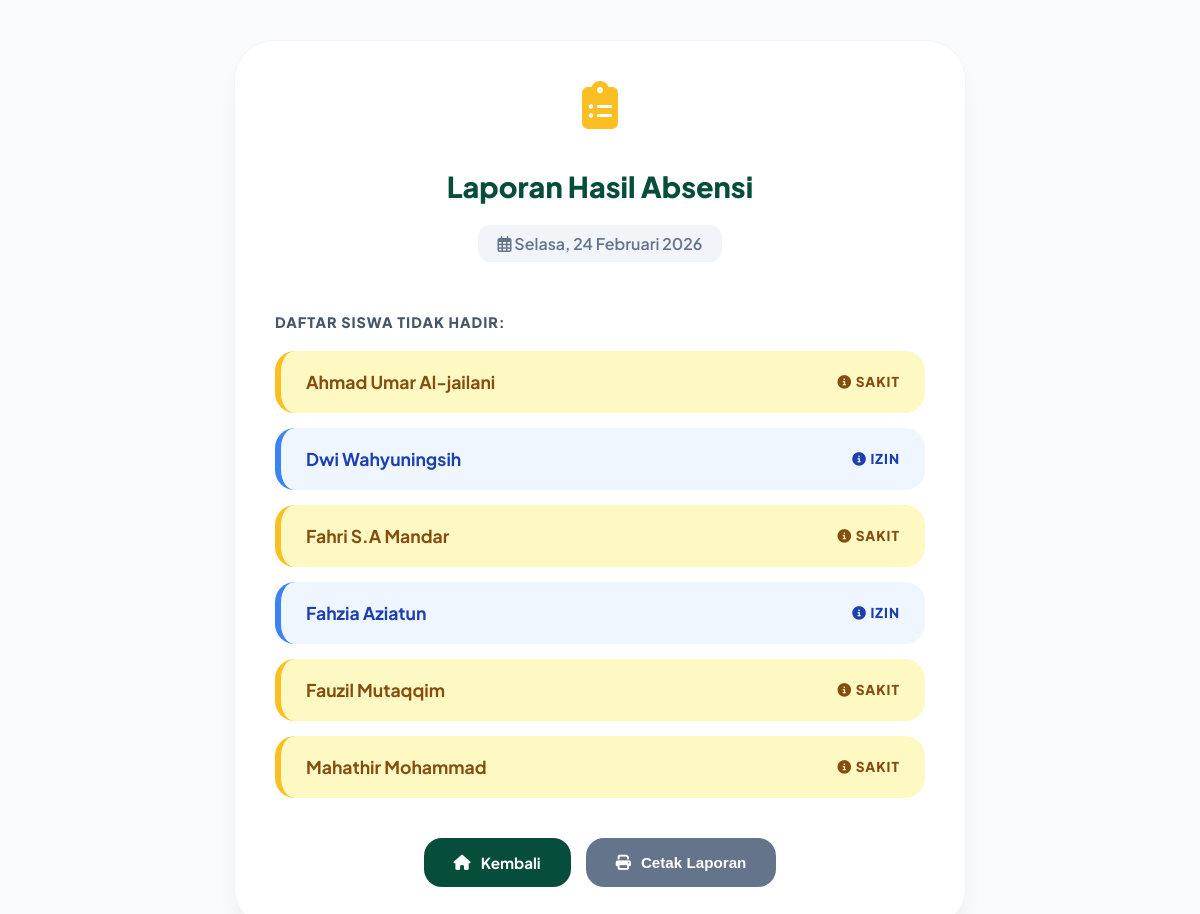
Page /db_absen/laporan_harian.php?tgl=2026-02-24 (signed in) on the committed database.
### tables this page shows
CREATE TABLE `absensi` (
  `id` int NOT NULL,
  `id_siswa` int NOT NULL,
  `id_walikelas` int DEFAULT NULL,
  `tanggal` date NOT NULL,
  `status` enum('hadir','sakit','izin','alfa') NOT NULL,
  `keterangan` text,
  `keterangan_waktu` varchar(100) DEFAULT NULL,
  `created_at` timestamp NULL DEFAULT CURRENT_TIMESTAMP
);

CREATE TABLE `siswas` (
  `id` int NOT NULL,
  `nama` varchar(100) NOT NULL,
  `kelas` varchar(10) DEFAULT NULL,
  `id_walikelas` int DEFAULT NULL,
  `jurusan` varchar(20) DEFAULT NULL,
  `nomor_kelas` varchar(5) DEFAULT NULL
);

### db_absen/laporan_harian.php (the view, shortened to what this page needs)
<?php
include 'koneksi.php';
$id_user = $_SESSION['id'] ?? $_SESSION['id_user'] ?? 0;
$tgl_pilih = isset($_GET['tgl']) ? $_GET['tgl'] : date('Y-m-d');
function tgl_indo($tanggal)
{
    $bulan = array(1 => 'Januari', 'Februari', 'Maret', 'April', 'Mei', 'Juni', 'Juli', 'Agustus', 'September', 'Oktober', 'November', 'Desember');
    $pecahkan = explode('-', $tanggal);
    $hari = date('D', strtotime($tanggal));
    $list_hari = array('Sun' => 'Minggu', 'Mon' => 'Senin', 'Tue' => 'Selasa', 'Wed' => 'Rabu', 'Thu' => 'Kamis', 'Fri' => 'Jumat', 'Sat' => 'Sabtu');
    return $list_hari[$hari] . ', ' . $pecahkan[2] . ' ' . $bulan[(int)$pecahkan[1]] . ' ' . $pecahkan[0];
}
$query = "SELECT s.nama, a.status
          FROM absensi a
          JOIN siswas s ON a.id_siswa = s.id
          WHERE a.id_walikelas = '$id_user'
          AND a.tanggal = '$tgl_pilih'
          AND a.status != 'hadir'";
$result = mysqli_query($conn, $query);
$jumlah_tidak_hadir = mysqli_num_rows($result);
$waktu_teks = tgl_indo($tgl_pilih);
?>
<!DOCTYPE html>
<html lang="id">
<head>
    <link rel="stylesheet" href="https://cdnjs.cloudflare.com/ajax/libs/font-awesome/6.4.0/css/all.min.css">
</head>
<body>
    <div class="container">
        <div class="header">
            <i class="fas fa-clipboard-list" style="font-size: 3rem; color: var(--gold); margin-bottom: 15px;"></i>
            <h2>Laporan Hasil Absensi</h2>
            <p><i class="far fa-calendar-alt"></i> <?= $waktu_teks; ?></p>
        </div>
        <?php if ($jumlah_tidak_hadir > 0): ?>
            <p style="font-weight: 800; color: #475569; margin-bottom: 20px; font-size: 0.9rem; text-transform: uppercase; letter-spacing: 1px;">
                Daftar Siswa Tidak Hadir:
            </p>
            <?php
            mysqli_data_seek($result, 0);
            while ($row = mysqli_fetch_assoc($result)):
                $status_key = strtolower($row['status']);
            ?>
                <div class="status-box <?= $status_key; ?>">
                    <span style="font-size: 1.1rem;"><strong><?= htmlspecialchars($row['nama']); ?></strong></span>
                    <span style="font-size: 0.85rem; text-transform: uppercase; font-weight: 800; letter-spacing: 1px;">
                        <i class="fas fa-info-circle"></i> <?= $row['status']; ?>
                    </span>
                </div>
            <?php endwhile; ?>
        <?php endif; ?>
        <div class="btn-group">
            <a href="walikelas.php" class="btn">
                <i class="fas fa-home"></i> Kembali
            </a>
            <button onclick="window.print()" class="btn btn-secondary">
                <i class="fas fa-print"></i> Cetak Laporan
            </button>
        </div>
    </div>
</body>
</html>

### db_absen/laporan_harian.php (style rules this page uses)
:root { --primary: #064e3b; --primary-light: #065f46; --accent: #10b981; --gold: #fbbf24; --danger: #ef4444; --bg-body: #f8fafc; }
body { font-family: 'Plus Jakarta Sans', sans-serif; background: var(--bg-body); padding: 40px 20px; color: #1e293b; margin: 0; }
.container { max-width: 650px; margin: auto; background: white; padding: 40px; border-radius: 40px; box-shadow: 0 20px 25px -5px rgba(0, 0, 0, 0.05); border: 1px solid #f1f5f9; }
.header { text-align: center; margin-bottom: 35px; }
.header h2 { color: var(--primary); font-weight: 800; font-size: 1.8rem; margin-bottom: 5px; }
.header p { font-weight: 600; color: #64748b; background: #f1f5f9; display: inline-block; padding: 8px 20px; border-radius: 12px; }
.status-box { padding: 20px 25px; border-radius: 20px; margin-bottom: 15px; display: flex; justify-content: space-between; align-items: center; transition: 0.3s; }
.sakit { background: #fef9c3; color: #854d0e; border-left: 6px solid var(--gold); }
.izin { background: #eff6ff; color: #1e40af; border-left: 6px solid #3b82f6; }
.btn-group { display: flex; gap: 15px; justify-content: center; margin-top: 40px; }
.btn { text-decoration: none; background: var(--primary); color: white; padding: 15px 30px; border-radius: 18px; font-weight: 700; font-size: 0.95rem; border: none; cursor: pointer; transition: 0.3s; display: flex; align-items: center; gap: 10px; }
.btn-secondary { background: #64748b; }

### rows in the picture
absensi: id_siswa.nama "Ahmad Umar Al-jailani", status "SAKIT"
absensi: id_siswa.nama "Dwi Wahyuningsih", status "IZIN"
absensi: id_siswa.nama "Fahri S.A Mandar", status "SAKIT"
absensi: id_siswa.nama "Fahzia Aziatun", status "IZIN"
absensi: id_siswa.nama "Fauzil Mutaqqim", status "SAKIT"
absensi: id_siswa.nama "Mahathir Mohammad", status "SAKIT"

### other values in the picture
$waktu_teks "Selasa, 24 Februari 2026"
